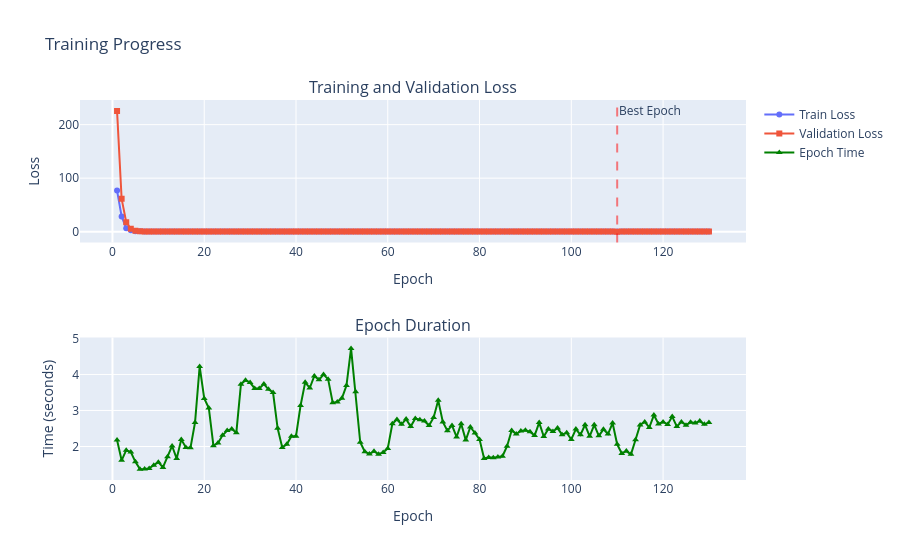

The code cell stored with this chart in its notebook:
### Code cell
experiment = runner.run("residual_base")

plot_training_curves(experiment.history)

### Figure 1 — Plotly figure (JSON) as saved in the notebook; plotly's stock layout.template omitted (floating-point values rounded to 4 significant figures; data arrays with more than 128 entries replaced by an {"elided": "..."} marker saying what was removed)
{"data": [{"marker": {"size": 6}, "mode": "lines+markers", "name": "Train Loss", "type": "scatter", "x": {"elided": "130 int values"}, "xaxis": "x", "y": {"elided": "130 float values"}, "yaxis": "y"}, {"marker": {"size": 6, "symbol": "square"}, "mode": "lines+markers", "name": "Validation Loss", "type": "scatter", "x": {"elided": "130 int values"}, "xaxis": "x", "y": {"elided": "130 float values"}, "yaxis": "y"}, {"marker": {"color": "green", "size": 6, "symbol": "triangle-up"}, "mode": "lines+markers", "name": "Epoch Time", "type": "scatter", "x": {"elided": "130 int values"}, "xaxis": "x2", "y": {"elided": "130 float values"}, "yaxis": "y2"}], "layout": {"annotations": [{"font": {"size": 16}, "showarrow": false, "text": "Training and Validation Loss", "x": 0.5, "xanchor": "center", "xref": "paper", "y": 1, "yanchor": "bottom", "yref": "paper"}, {"font": {"size": 16}, "showarrow": false, "text": "Epoch Duration", "x": 0.5, "xanchor": "center", "xref": "paper", "y": 0.375, "yanchor": "bottom", "yref": "paper"}, {"showarrow": false, "text": "Best Epoch", "x": 110, "xanchor": "left", "xref": "x", "y": 1, "yanchor": "top", "yref": "y domain"}], "shapes": [{"line": {"color": "red", "dash": "dash"}, "opacity": 0.5, "type": "line", "x0": 110, "x1": 110, "xref": "x", "y0": 0, "y1": 1, "yref": "y domain"}], "showlegend": true, "title": {"text": "Training Progress"}, "xaxis": {"anchor": "y", "domain": [0, 1], "title": {"text": "Epoch"}}, "xaxis2": {"anchor": "y2", "domain": [0, 1], "title": {"text": "Epoch"}}, "yaxis": {"anchor": "x", "domain": [0.625, 1], "title": {"text": "Loss"}}, "yaxis2": {"anchor": "x2", "domain": [0, 0.375], "title": {"text": "Time (seconds)"}}}}
